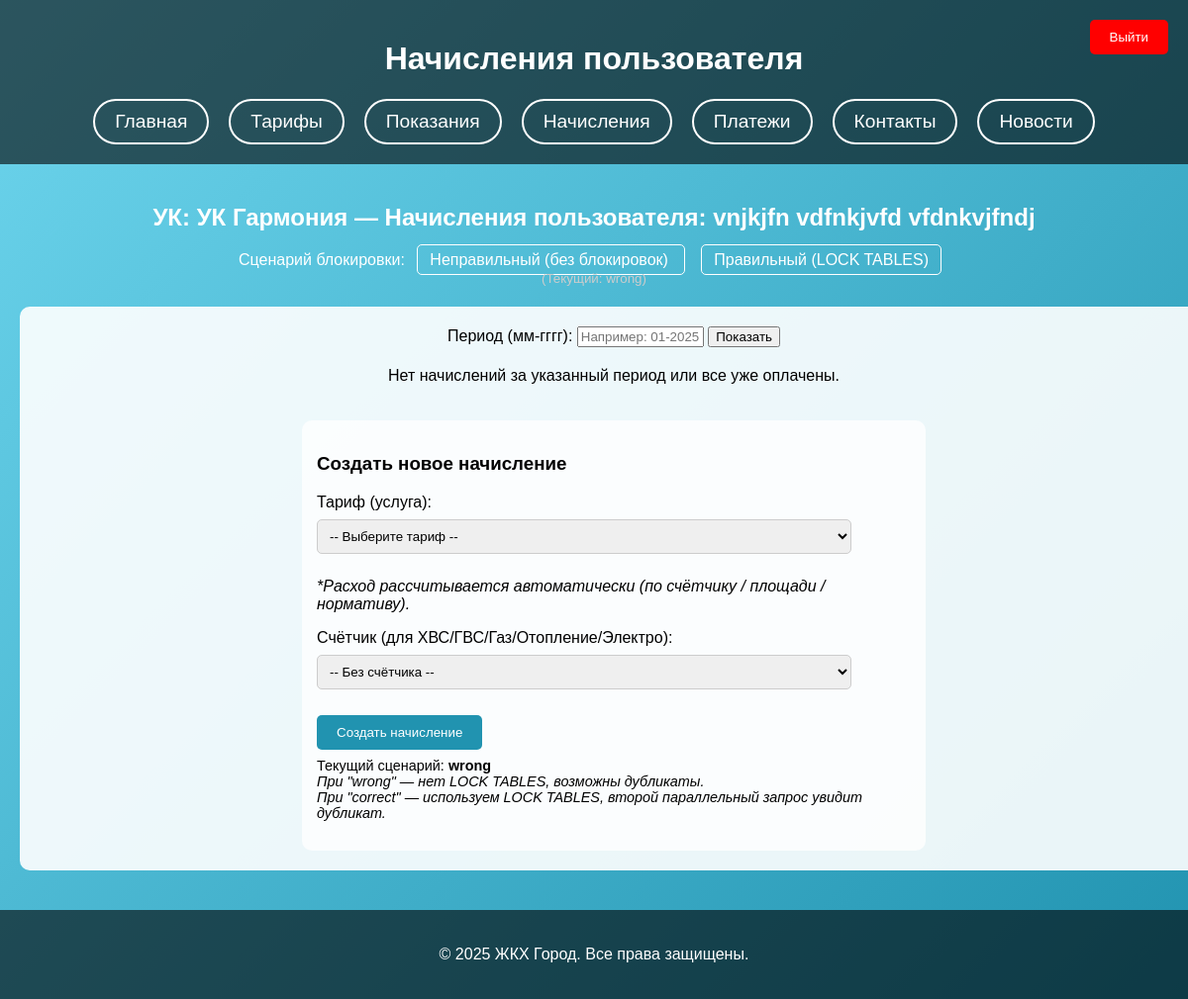
The app's page /bills_user.php?user_id=19 (signed in) with its own data.
### tables this page shows
CREATE TABLE management_company (
    management_company_id INT AUTO_INCREMENT PRIMARY KEY,
    management_company_name        VARCHAR(30)  NOT NULL UNIQUE,   
    management_company_address     TEXT NOT NULL,
    management_company_login       VARCHAR(20)  NOT NULL,
    management_company_password    VARCHAR(15)  NOT NULL,
    management_company_phone       VARCHAR(11)  NOT NULL,
    management_company_email       VARCHAR(30)  NOT NULL UNIQUE,
    management_company_workhours   TEXT NOT NULL,
    management_company_INN         CHAR(10) NOT NULL UNIQUE,
    management_company_KPP         CHAR(9)  NOT NULL UNIQUE,
    management_company_payacc      CHAR(20) NOT NULL UNIQUE,       
    management_company_BIK         CHAR(9)  NOT NULL UNIQUE,
    management_company_coracc      CHAR(20) NOT NULL UNIQUE        
);

CREATE TABLE users (
    user_id INT AUTO_INCREMENT PRIMARY KEY,
    fullname VARCHAR(150)  NOT NULL,        
    login VARCHAR(20) NOT NULL UNIQUE,      
    password VARCHAR(15) NOT NULL,          
    date_of_birth DATE NOT NULL,            
    phone VARCHAR(11) NOT NULL,             
    email VARCHAR(30) NOT NULL,
    passport_series CHAR(4) NOT NULL,       
    passport_number CHAR(6) NOT NULL UNIQUE,   
    account_number VARCHAR(20) NOT NULL UNIQUE,  
    account_balance NUMERIC(20,2) DEFAULT 0,     
    INN CHAR(12) NOT NULL UNIQUE,                
    address_id INT NOT NULL,
    CONSTRAINT fk_users_address
        FOREIGN KEY (address_id)
        REFERENCES address(address_id) 
        ON UPDATE CASCADE
);

### bills_user.php (the view, shortened to what this page needs)
<?php
$conn = new mysqli('localhost:3306', 'root', 'Vk280205+', 'jkh1');
$view_user_id = (int)$_GET['user_id'];
$current_user_id = $_SESSION['user_id'];
$stmt_check_mc = $conn->prepare("
    SELECT management_company_id
    FROM management_company
    WHERE management_company_id=?
");
$stmt_check_mc->bind_param("i", $current_user_id);
$stmt_check_mc->execute();
$stmt_check_mc->store_result();
$is_management_company = ($stmt_check_mc->num_rows>0);
$mc_name = "";
if ($is_management_company) {
    $stmt_mc = $conn->prepare("
        SELECT management_company_name
        FROM management_company
        WHERE management_company_id=?
    ");
    $stmt_mc->bind_param("i", $current_user_id);
    $stmt_mc->execute();
    $stmt_mc->bind_result($mc_name);
}
$stmt_user = $conn->prepare("
    SELECT fullname
    FROM users
    WHERE user_id=?
");
$stmt_user->bind_param("i", $view_user_id);
$stmt_user->execute();
$stmt_user->bind_result($selected_user_name);
$selected_billing_period = isset($_GET['billing_period']) ? trim($_GET['billing_period']) : "";
$bills = [];
$scenario = isset($_GET['scenario']) ? $_GET['scenario'] : 'wrong';
?>
<!DOCTYPE html>
<html lang="ru">
<head>
</head>
<body>
<header>
  <h1>Начисления пользователя</h1>
  <form method="POST">
    <button type="submit" name="logout" class="logout-btn">Выйти</button>
  </form>
  <nav>
    <a href="admin.php">Главная</a>
    <a href="tariffs.php">Тарифы</a>
    <a href="pokazaniya.php">Показания</a>
    <a href="bills.php">Начисления</a>
    <a href="payments.php">Платежи</a>
    <a href="contact.php">Контакты</a>
    <a href="news.php">Новости</a>
  </nav>
</header>
<section class="content">
  <?php if ($is_management_company): ?>
    <h2>УК: <?php echo htmlspecialchars($mc_name);?> — Начисления пользователя: <?php echo htmlspecialchars($selected_user_name);?></h2>
    <div class="scenario-links">
       <span>Сценарий блокировки:</span>
       <a href="?user_id=<?php echo $view_user_id;?>&billing_period=<?php echo urlencode($selected_billing_period);?>&scenario=wrong">
         Неправильный (без блокировок)
       </a>
       <a href="?user_id=<?php echo $view_user_id;?>&billing_period=<?php echo urlencode($selected_billing_period);?>&scenario=correct">
         Правильный (LOCK TABLES)
       </a>
       <br><small style="color:#ccc;">(Текущий: <?php echo htmlspecialchars($scenario);?>)</small>
    </div>
  <?php else: ?>
    <h2>Мои начисления — <?php echo htmlspecialchars($selected_user_name);?></h2>
  <?php endif;?>
  <div class="bills-container">
    <form method="GET" style="margin-bottom:20px;">
      <label>Период (мм-гггг):</label>
      <input type="text" name="billing_period"
             placeholder="Например: 01-2025"
             value="<?php echo htmlspecialchars($selected_billing_period);?>"
             style="width:120px;">
      <button type="submit">Показать</button>
    </form>
    <?php if(!empty($bills)): ?>
      <table>
        <thead>
          <tr>
            <th>ID</th>
            <th>Услуга</th>
            <th>Поставщик/УК</th>
            <th>Период</th>
            <th>Потребление</th>
            <th>Дата выставления</th>
            <th>Срок оплаты</th>
            <th>Счётчик</th>
            <th>Начислено</th>
            <th>Пени</th>
            <th>Итого</th>
            <?php if($is_management_company):?>
              <th>Удалить</th>
            <?php endif;?>
          </tr>
        </thead>
        <tbody>
          <?php foreach($bills as $b): ?>
            <tr>
              <td><?php echo $b['bill_id'];?></td>
              <td><?php echo htmlspecialchars($b['service_type']);?></td>
              <td><?php echo htmlspecialchars($b['provider_name']);?></td>
              <td><?php echo htmlspecialchars($b['billing_period']);?></td>
              <td><?php echo htmlspecialchars($b['consumption']);?></td>
              <td><?php echo htmlspecialchars($b['receiving_date']);?></td>
              <td><?php echo $b['deadline_date']?: '—';?></td>
              <td><?php echo $b['meter_serial_number']?: '—';?></td>
              <td><?php echo htmlspecialchars($b['cost']);?></td>
              <td><?php echo htmlspecialchars($b['penalty']);?></td>
              <td><?php echo htmlspecialchars($b['total_amount']);?></td>
              <?php if($is_management_company):?>
                <td>
                  <form method="POST" onsubmit="return confirm('Удалить начисление #<?php echo $b['bill_id'];?>?');">
                    <input type="hidden" name="bill_id" value="<?php echo $b['bill_id'];?>">
                    <button type="submit" name="delete_bill" style="background:red;color:#fff;">
                      Удалить
                    </button>
                  </form>
                </td>
              <?php endif;?>
            </tr>
          <?php endforeach;?>
        </tbody>
      </table>
    <?php else: ?>
      <p>Нет начислений за указанный период или все уже оплачены.</p>
    <?php endif;?>
    <?php if($is_management_company): ?>
      <div class="create-bill-form">
         <h3>Создать новое начисление
         </h3>
         <form method="POST">
           <label>Тариф (услуга):</label><br>
           <select name="tariff_id" required>
             <option value="">-- Выберите тариф --</option>
           </select><br>
           <p style="font-style: italic; color:#000;">
             *Расход рассчитывается автоматически (по счётчику / площади / нормативу).
           </p>
           <label>Счётчик (для ХВС/ГВС/Газ/Отопление/Электро):</label><br>
           <select name="meter_id">
             <option value="">-- Без счётчика --</option>
           </select><br><br>
           <button type="submit" name="create_bill">Создать начисление</button>
         </form>
         <p style="font-size:0.9em;color:#000;margin-top:8px;">
           Текущий сценарий: <strong><?php echo htmlspecialchars($scenario);?></strong><br>
           <em>При "wrong" — нет LOCK TABLES, возможны дубликаты.</em><br>
           <em>При "correct" — используем LOCK TABLES, второй параллельный запрос увидит дубликат.</em>
         </p>
      </div>
    <?php endif; ?>
  </div>
</section>
<footer>
  <p>&copy; 2025 ЖКХ Город. Все права защищены.</p>
</footer>
</body>
</html>

### bills_user.php (style rules this page uses)
body { font-family: Arial,sans-serif; background: linear-gradient(135deg, #6dd5ed, #2193b0); color: #fff; margin:0; padding:0; }
header, footer { text-align:center; background:rgba(0,0,0,0.6); padding:20px; }
nav { display:flex; justify-content:center; gap:20px; margin-top:15px; }
nav a { color:#fff; text-decoration:none; font-size:1.2em; padding:10px 20px; border:2px solid #fff; border-radius:25px; transition:0.3s; }
.logout-btn { position:absolute; top:20px; right:20px; background:red; color:#fff; border:none; padding:10px 20px; border-radius:5px; cursor:pointer; }
.content { padding:20px; text-align:center; }
.bills-container { background:rgba(255,255,255,0.9); color:#000; padding:20px; margin:20px auto; border-radius:10px; max-width:1500px; width:100%; }
.create-bill-form { background:rgba(255,255,255,0.8); padding:15px; border-radius:10px; margin-top:20px; display:inline-block; text-align:left; max-width:600px; }
.create-bill-form input, .create-bill-form select { width:90%; padding:8px; margin:8px 0; border-radius:5px; border:1px solid #ccc; }
.create-bill-form button { padding:10px 20px; background:#2193b0; color:#fff; border:none; border-radius:5px; cursor:pointer; }
.scenario-links { margin-bottom:15px; }
.scenario-links a { color:#fff; text-decoration:none; border:1px solid #fff; padding:6px 12px; border-radius:5px; margin:0 8px; }

### records on screen
management_company: management_company_name "УК Гармония"
users: fullname "vnjkjfn vdfnkjvfd vfdnkvjfndj"

### other values on screen
$scenario "wrong"
